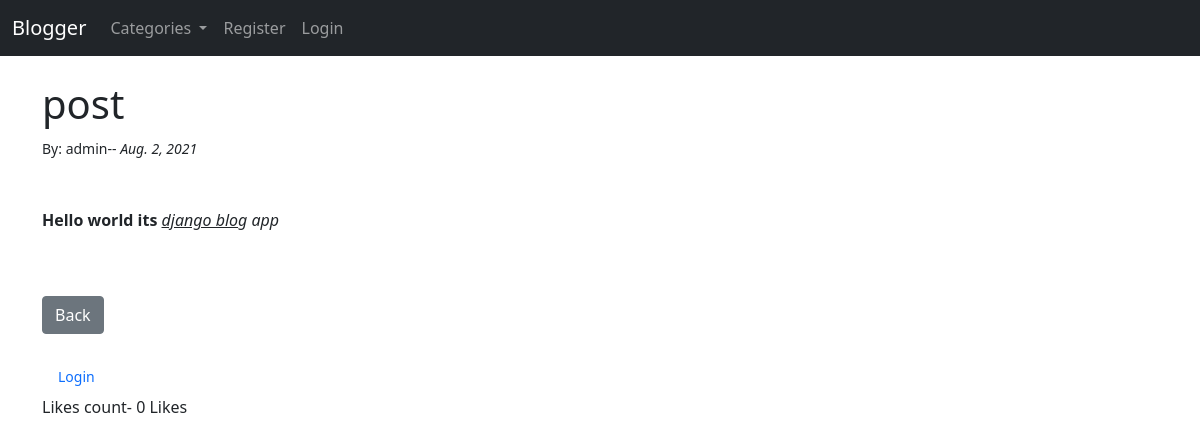
The page /article/18 on the database its author committed.
### theblog/models.py (models this page shows, shortened)
class Post(models.Model):
    title = models.CharField(max_length=255)
    title_tag = models.CharField(max_length=255)
    author = models.ForeignKey(User,on_delete=models.CASCADE)
    body= RichTextField(blank=True,null=True)
    category=models.CharField(max_length=255,default='coding')
    snippet=models.CharField(max_length=255,default='Click link above to read blog post...')
    post_date=models.DateField(auto_now_add=True)
    likes = models.ManyToManyField(User,related_name='blog_post')
    def total_likes(self):
        return self.likes.count()

### theblog/views.py (the view)
# urls.py: path('article/<int:pk>',ArticleDetailView.as_view(),name="article-detail"),
class ArticleDetailView(DetailView):
    model=Post
    template_name='article_detail.html'
    def get_context_data(self, *args,**kwargs):
        category_menu= Category.objects.all()
        post_likes= get_object_or_404(Post,id=self.kwargs['pk'])
        liked=False
        if post_likes.likes.filter(id=self.request.user.id).exists():
            liked=True
        total_likes= post_likes.total_likes()
        context= super(ArticleDetailView,self).get_context_data(*args,**kwargs)
        context['category_menu']=category_menu
        context['total_likes']=total_likes
        context['liked']=liked
        return context

### theblog/models.py (called while the page is built)
    def __str__(self):
        return self.name

### theblog/templates/article_detail.html (shortened to what this page needs)
{%extends 'base.html'%}
{% block content %}
<h1>{{post.title}}</h1>
<small>By:
     {{post.author}}--
     <i>{{post.post_date}}</i>
</small>
<br><br><br>
{{post.body|safe}}
<br><br>
<a href="{%url 'home'%}" class="btn btn-secondary">Back</a>
<br><br>
<form method="POST" action="{% url 'like-post' post.pk %}">
    {% if request.user.is_authenticated%}
    {% if liked == False%}
    <button type="submit" class="btn btn-warning btn-sm" name="post-id" value="{{post.id}}">Like</button>
    {%else%}
    <button type="submit" class="btn btn-danger btn-sm" name="post-id" value="{{post.id}}">Unlike</button>
    {% endif %}
    {%else %}
    <small> <a class="nav-link"href="{%url 'login'%}">Login </a></small>
    {% endif%}
  Likes count-    {{total_likes}} Likes
</form>
{% endblock %}

### rows shown on the page
Post: title "post", author "admin", post_date "Aug. 2, 2021", body "Hello world its django blo g app"

### other values the page prints
{{ total_likes }} "0"
